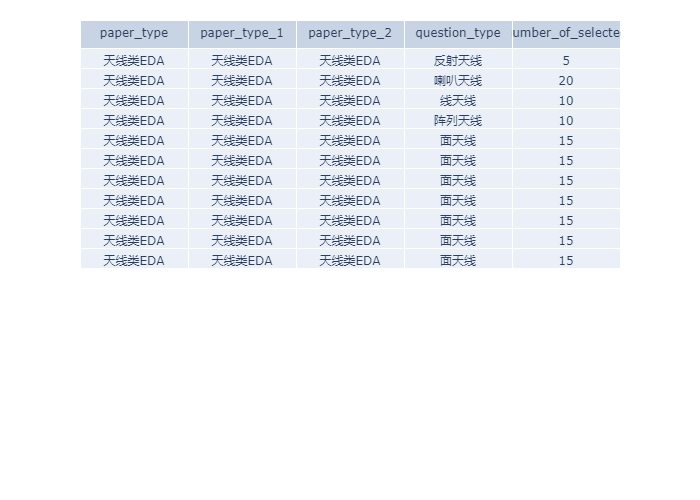

The script that drew this image:
import plotly.graph_objs as go

datas = [
    {'paper_type': '天线类EDA', 'paper_type_1': '天线类EDA', 'paper_type_2': '天线类EDA', 'question_type': '反射天线',
     'number_of_selected': 5},
    {'paper_type': '天线类EDA', 'paper_type_1': '天线类EDA', 'paper_type_2': '天线类EDA', 'question_type': '喇叭天线',
     'number_of_selected': 20},
    {'paper_type': '天线类EDA', 'paper_type_1': '天线类EDA', 'paper_type_2': '天线类EDA', 'question_type': '线天线',
     'number_of_selected': 10},
    {'paper_type': '天线类EDA', 'paper_type_1': '天线类EDA', 'paper_type_2': '天线类EDA', 'question_type': '阵列天线',
     'number_of_selected': 10},
    {'paper_type': '天线类EDA', 'paper_type_1': '天线类EDA', 'paper_type_2': '天线类EDA', 'question_type': '面天线',
     'number_of_selected': 15}
    ,
    {'paper_type': '天线类EDA', 'paper_type_1': '天线类EDA', 'paper_type_2': '天线类EDA', 'question_type': '面天线',
     'number_of_selected': 15}
    ,
    {'paper_type': '天线类EDA', 'paper_type_1': '天线类EDA', 'paper_type_2': '天线类EDA', 'question_type': '面天线',
     'number_of_selected': 15}
    ,
    {'paper_type': '天线类EDA', 'paper_type_1': '天线类EDA', 'paper_type_2': '天线类EDA', 'question_type': '面天线',
     'number_of_selected': 15}
    ,
    {'paper_type': '天线类EDA', 'paper_type_1': '天线类EDA', 'paper_type_2': '天线类EDA', 'question_type': '面天线',
     'number_of_selected': 15}
    ,
    {'paper_type': '天线类EDA', 'paper_type_1': '天线类EDA', 'paper_type_2': '天线类EDA', 'question_type': '面天线',
     'number_of_selected': 15}
    ,
    {'paper_type': '天线类EDA', 'paper_type_1': '天线类EDA', 'paper_type_2': '天线类EDA', 'question_type': '面天线',
     'number_of_selected': 15}

]

titles = list(datas[0].keys())

values = [[data[title] for data in datas] for title in titles]

table = go.Table(
    header=dict(values=titles),

    cells=dict(values=values)
)

fig = go.Figure(data=[table])
fig.update_layout(
    # width=500, height=380
    margin=dict(t=20, b=0),
)

fig.write_image('plotly_5.png', format='png')
